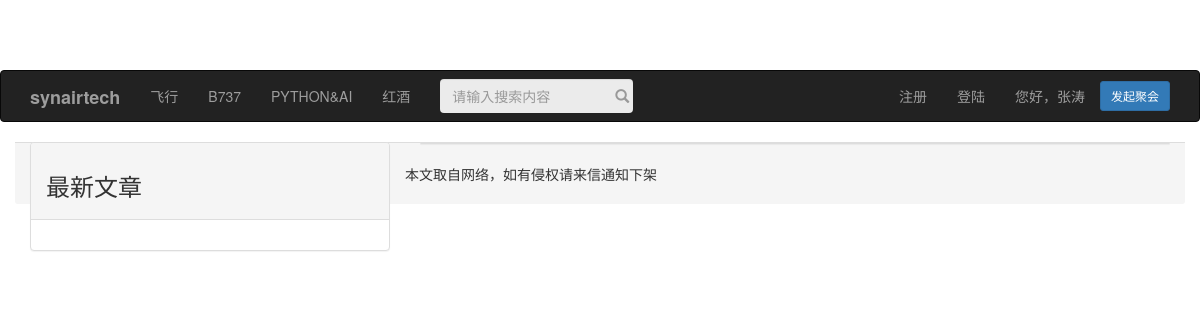
Page /flight/ on the earlier database version.
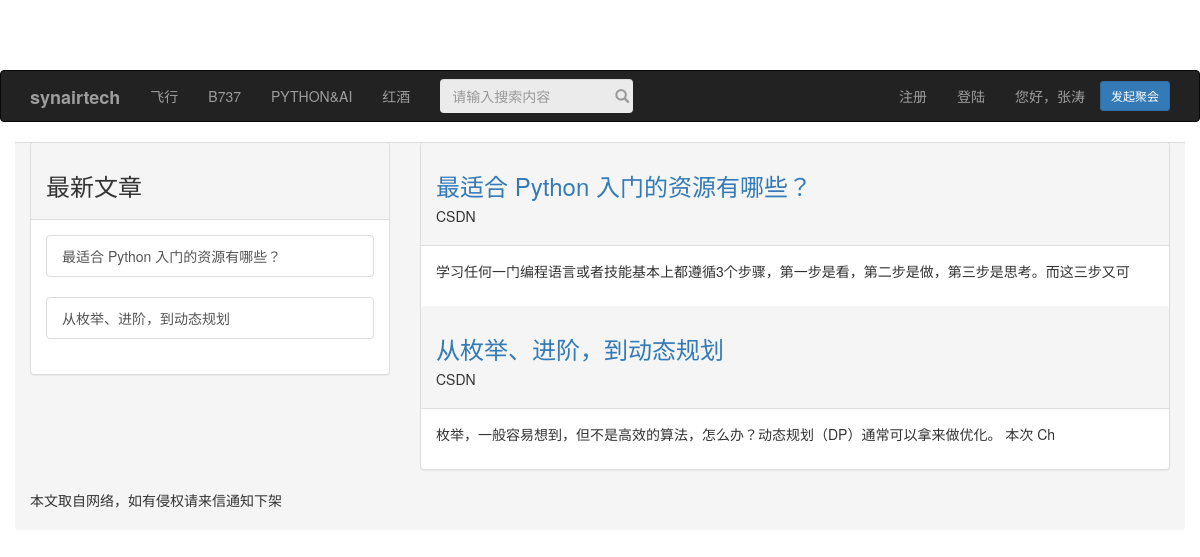
Same page on the later database version.
### myapp/models.py (models this page shows, shortened)
class Post(models.Model):
    title=models.CharField(max_length=200)
    title_web=models.URLField(max_length=200)
    title_body=models.TextField()
    title_auther=models.CharField(max_length=20)
    title_num=models.CharField(max_length=1000)
    title_date=models.DateTimeField(default=timezone.now)
    title_item=models.CharField(max_length=50)
    class Meta:
        ordering=('-title_date',)

### myapp/views.py (the view)
# urls.py: url(r'^flight/$',Flight),
def Flight(request):
    posts=Post.objects.filter(title_item='flight')
    return render(request, 'flight.html', {"posts":posts})

### templates/flight.html (shortened to what this page needs)
{% extends 'base.html' %}
{% block sidemessage %}
    <div class="panel-body">
        {% for post in posts %}
            <div class="list-group">
                <a href="{{ post.title_web }}" class="list-group-item">{{ post.title }}</a>
            </div>
        {% endfor %}
    </div>
{% endblock %}
{% block headmessage %}
    {% for post in posts %}
        <div class="panel-heading">
            <a href="{{ post.title_web }}"><h3>{{ post.title }}</h3></a><h5>{{ post.title_auther }}</h5>
        </div>
        <div class="panel-body">
            <p>{{ post.title_body | truncatechars:50}}</p>
        </div>
    {% endfor %}
{% endblock %}

Differences in the rows shown:
added Post: title "最适合 Python 入门的资源有哪些？", title_auther "CSDN", title_body "学习任何一门编程语言或者技能基本上都遵循3个步骤，第一步是看，第二步是做，第三步是思考。而这三步又可"
added Post: title "从枚举、进阶，到动态规划", title_auther "CSDN", title_body "枚举，一般容易想到，但不是高效的算法，怎么办？动态规划（DP）通常可以拿来做优化。 本次 Ch"
